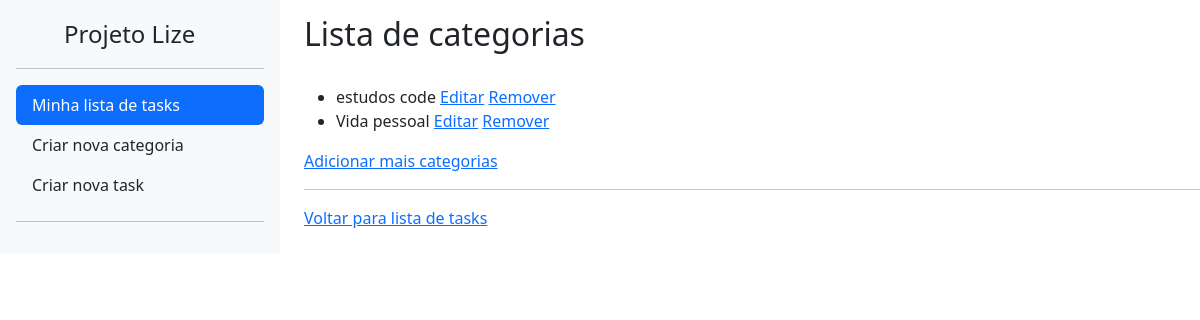
Page /category/ (signed in) on the earlier database version.
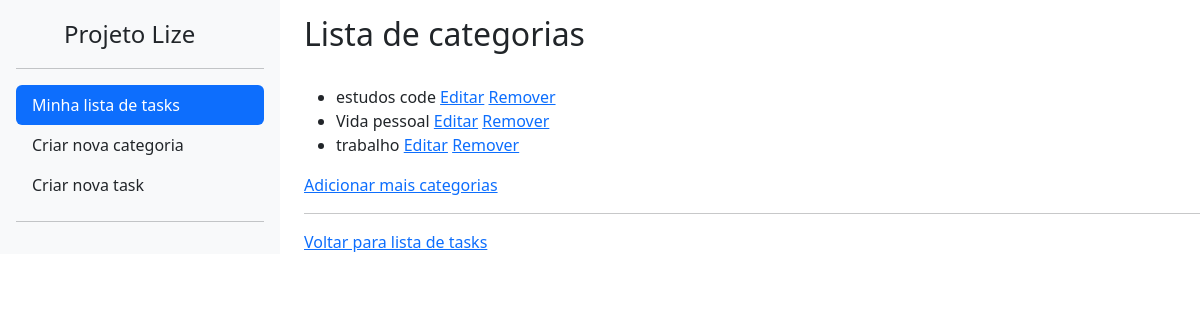
Same page on the later database version.
### lizetest/category/models.py (models this page shows, shortened)
class Category(BaseModel):
    name = models.CharField(max_length=255)
    author = models.ForeignKey(User,on_delete=models.CASCADE,blank=True)

### lizetest/category/views.py (the view)
# urls.py: path('', CategoryListView.as_view(), name='category_list'),
class CategoryListView(ListView,BaseViews):
    model = Category
    template_name = 'category_list.html'
    context_object_name = 'categorias'
    def get_queryset(self):
        return Category.objects.filter(author=self.request.user)

### lizetest/core/models.py (called while the page is built)
    def dispatch(self, request, *args, **kwargs):
        if not request.user.is_authenticated:
            return redirect('accounts:login')
        return super().dispatch(request, *args, **kwargs)

### lizetest/category/templates/category_list.html (shortened to what this page needs)
{% extends 'base.html' %}
  {% block content %}
  <div class="row">
    <div class="col-auto">
      {% include 'sidebar.html' %}
    </div>
    <div class="col">
      <h2 style="padding-top: 15px;">Lista de categorias</h2><br>
      <ul>
        {% for categoria in categorias %}
        <li>
          {{ categoria.name }}
          <a href="{% url 'category:category_edit' pk=categoria.pk %}">Editar</a>
          <a href="{% url 'category:category_delete' pk=categoria.pk %}">Remover</a>
        </li>
        {% endfor %}
      </ul>
      <a href="{% url 'category:category_create' %}">Adicionar mais categorias</a>
      <hr>
      <a href="{% url 'todo:task_list' %}">Voltar para lista de tasks</a>
      {% endblock %}

Differences in the rows shown:
added Category: name "trabalho"
